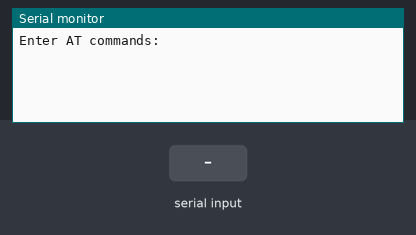
Bench run of a sketch on a simulated Arduino Uno, built with avr-gcc and run on an emulated ATmega328P. On the bench: the last lines printed to the serial monitor. Inputs (shaded band) come from the test bench.

Above: at 1.2 s.
1.3 s: "1" received over the second serial link
At 2.5 s:
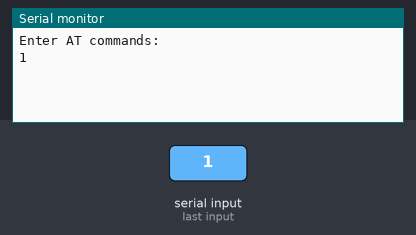
2.8 s: "0" received over the second serial link
At 3.7 s:
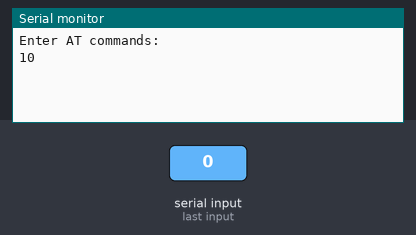

Measured:
- after the input at 1.3 s, the serial monitor: prints a new line at once (image 1)
- after the input at 2.8 s, the serial monitor: prints a new line at once (image 2)

The sketch:

bluetooth.ino
```cpp
#include <SoftwareSerial.h>  //  Seri Haberleşme kütüphanesini ekledik
SoftwareSerial BTSerial(12, 11); // RX, TX  // BT için ayrıca bir Seri Haberleşme pini tanımladık
void setup() {
Serial.begin(9600);
Serial.println("Enter AT commands:");
BTSerial.begin(9600);  //BT Seri haberleşmesini 9600 ile başlattık*
}
void loop()
{
if (BTSerial.available())
Serial.write(BTSerial.read());
if (Serial.available())
BTSerial.write(Serial.read());
}
```
